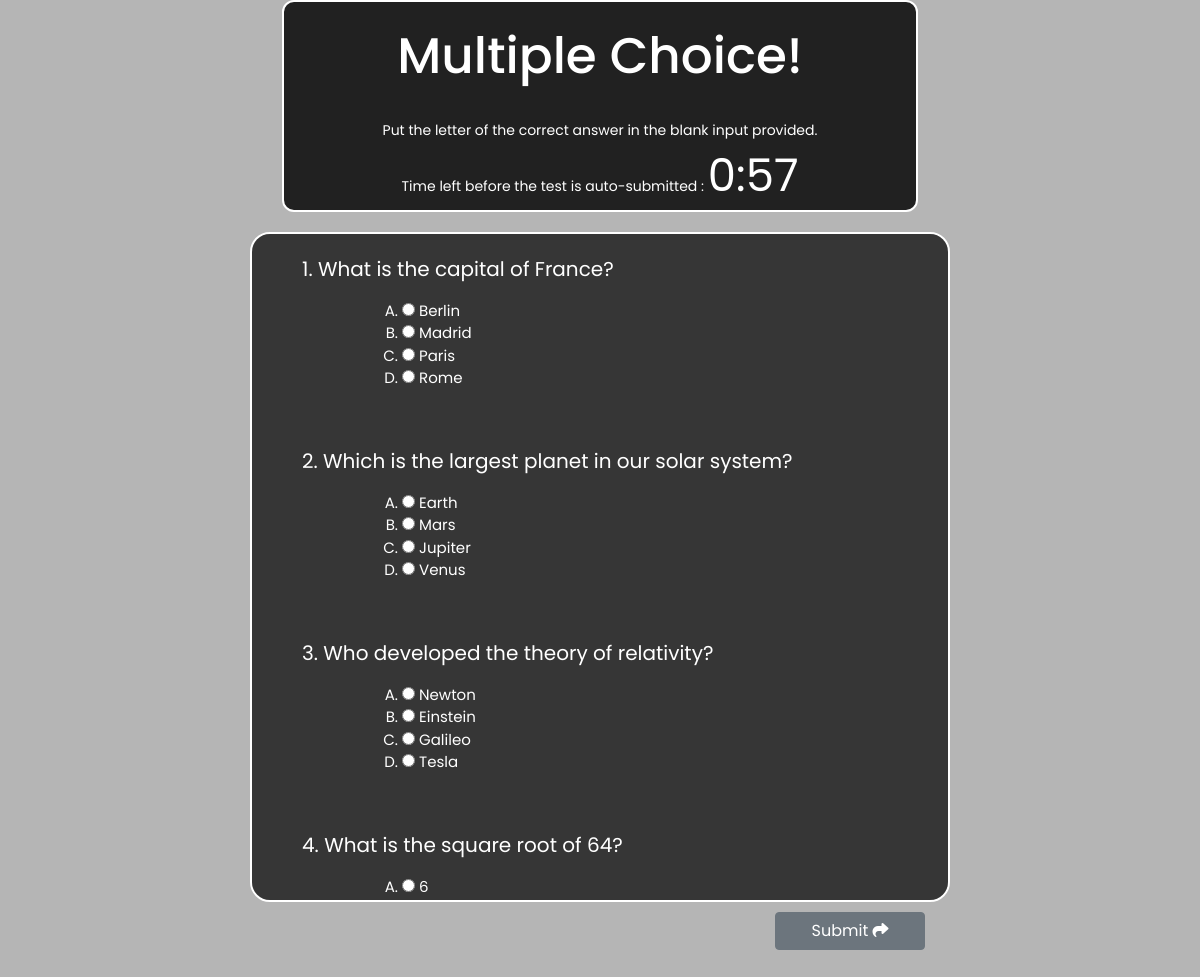
The page /aptitude.php on the database its author committed.
### tables this page shows
CREATE TABLE `aptitude` (
  `quiz_id` int(11) NOT NULL AUTO_INCREMENT,
  `quiz_question` text NOT NULL,
  `option_a` text NOT NULL,
  `option_b` text NOT NULL,
  `option_c` text NOT NULL,
  `option_d` text NOT NULL,
  `correct_answer` text NOT NULL,
  PRIMARY KEY (`quiz_id`)
);

### aptitude.php (the view, shortened to what this page needs)
<?php
include('./partials/header.php');
include('./partials/footer.php');
include('./conn/conn.php');
?>
<body>
    <div class="main">
        <div class="take-quiz-area">
            <div class="headerBox">
                <h3 class="mt-4">Multiple Choice!</h3>
                <br>
                <small>Put the letter of the correct answer in the blank input provided.</small>
                <br>
                <small>Time left before the test is auto-submitted :
                    <span id="countdown"></span>
                </small>
            </div>
            <div class="questions">
                <?php
                $stmt = $conn->prepare('SELECT * FROM `aptitude`');
                $stmt->execute();
                $result = $stmt->fetchAll();
                foreach ($result as $row) {
                    $quizID = $row['quiz_id'];
                    $quizQuestion = $row['quiz_question'];
                    $optionA = $row['option_a'];
                    $optionB = $row['option_b'];
                    $optionC = $row['option_c'];
                    $optionD = $row['option_d'];
                ?>
                    <div class="question">
                        <p><?= $quizID ?>. <?= $quizQuestion ?></p>
                        <ol class="choices">
                            <li><input type="radio" name="quiz<?= $quizID ?>" value="A"> <?= $optionA ?></li>
                            <li><input type="radio" name="quiz<?= $quizID ?>" value="B"> <?= $optionB ?></li>
                            <li><input type="radio" name="quiz<?= $quizID ?>" value="C"> <?= $optionC ?></li>
                            <li><input type="radio" name="quiz<?= $quizID ?>" value="D"> <?= $optionD ?></li>
                        </ol>
                    </div>
                <?php
                }
                ?>
            </div>
            <button type="button" class="btn btn-secondary" id="submitAnswer">Submit <i class="fa-sharp fa-solid fa-share"></i></button>
        </div>
    </div>
    <?php include('./partials/footer.php') ?>
</body>

### partials/header.php (shortened to what this page needs)
<!DOCTYPE html>
<html lang="en">
<head>
    <link rel="stylesheet" href="./assets/style.css">
    <link rel="stylesheet" href="https://cdn.jsdelivr.net/npm/bootstrap@4.6.2/dist/css/bootstrap.min.css">
    <link rel="stylesheet" href="https://cdnjs.cloudflare.com/ajax/libs/font-awesome/6.4.2/css/all.min.css" />
</head>
<body>

### partials/footer.php (shortened to what this page needs)
</body>
</html>

### assets/style.css (style rules this page uses)
* { margin: 0; padding: 0; font-family: 'Poppins', sans-serif; }
body { background-image: url('../bg.jpg'); background-size: cover; background-repeat: no-repeat; background-attachment: fixed; }
.main { color: rgb(255, 255, 255); background-color: rgb(0 0 0 / 29%); height: 100vh; text-align: center; }
.take-quiz-area { display: flex; justify-content: center; align-items: center; flex-direction: column; }
.take-quiz-area h3 { font-size: 50px; }
.questions { display: flex; flex-direction: column; margin-top: 20px; border: 2px solid; background-color: rgba(0, 0, 0, 0.7); border-radius: 20px; width: 700px; height: 670px; text-align: left; overflow-y: auto; }
.headerBox { background-color: rgb(0 0 0 / 82%) !important; border: 2px solid white; border-radius: 12px; width: 53%; }
#countdown { font-size: 45px; }
.question { margin: 20px 50px 20px 50px; }
.question p { font-size: 20px; }
.choices li { list-style-type: upper-alpha; margin-left: 100px; font-size: 15px; }
#submitAnswer { margin-left: 500px; margin-top: 10px; width: 150px; }

### rows shown on the page
aptitude: quiz_id "1", quiz_question "What is the capital of France?", option_a "Berlin", option_b "Madrid", option_c "Paris", option_d "Rome"
aptitude: quiz_id "2", quiz_question "Which is the largest planet in our solar system?", option_a "Earth", option_b "Mars", option_c "Jupiter", option_d "Venus"
aptitude: quiz_id "3", quiz_question "Who developed the theory of relativity?", option_a "Newton", option_b "Einstein", option_c "Galileo", option_d "Tesla"
aptitude: quiz_id "4", quiz_question "What is the square root of 64?", option_a "6"
